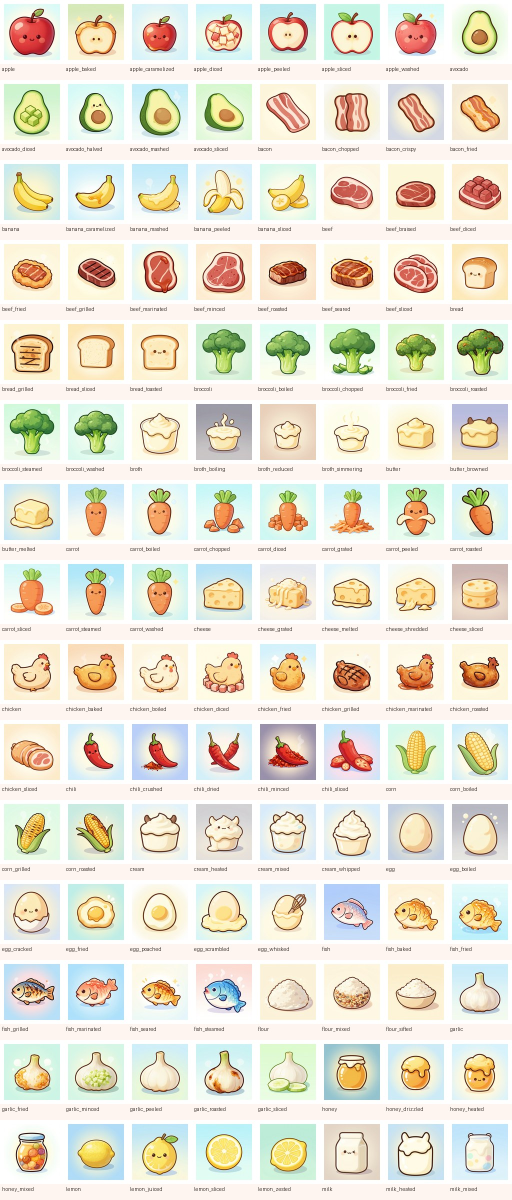
#> input picture .codex/asset_review/ingredient_states_sample.jpg, 1024 x 2400 px (shown at 1/2 size)
$ python create_kitchen_cooking_animation.py --source ../.codex/asset_review/ingredient_states_sample.jpg --out-dir out
#> lines starting #> are read from the running program, lines starting #| are printed output that depends on the picture
### tools/kitchen_animation/alignment.py
from __future__ import annotations

from collections import deque
from dataclasses import dataclass
from pathlib import Path
from typing import Tuple

import numpy as np
from PIL import Image


@dataclass
class PreparedLayer:
    role: str
    source_path: Path
    image: Image.Image
    anchor: Tuple[float, float]
    fill: float


# [69 lines left out: functions estimate_background_mask, remove_background, not called in this run]


def crop_to_alpha(image: Image.Image, padding: int = 10) -> Image.Image:
    alpha = np.asarray(image.getchannel("A"))
    ys, xs = np.where(alpha > 8)
    if len(xs) == 0 or len(ys) == 0:
        return image.copy()

    left = max(0, int(xs.min()) - padding)
    top = max(0, int(ys.min()) - padding)
    right = min(image.width, int(xs.max()) + padding + 1)
    bottom = min(image.height, int(ys.max()) + padding + 1)
    return image.crop((left, top, right, bottom))


def clear_hidden_rgb(image: Image.Image) -> Image.Image:
    """Avoid colour leaks from fully transparent source pixels in WebP/APNG.

    Generative sources often retain green-screen or white backdrop RGB values
    after the alpha channel is cut. Some animation decoders expose that hidden
    colour during frame disposal, so make transparent pixels neutral before
    compositing or encoding.
    """
    rgba = image.convert("RGBA")
    pixels = np.asarray(rgba).copy()
    pixels[pixels[:, :, 3] < 8, :3] = 0
    return Image.fromarray(pixels, mode="RGBA")


def anchor_for_role(role: str) -> tuple[float, float]:
    if role == "character":
        return (0.5, 0.96)
    if role == "food":
        return (0.5, 0.92)
    if role == "tool":
        return (0.5, 0.58)
    if role == "background":
        return (0.5, 0.5)
    return (0.5, 0.9)


def fill_for_role(role: str) -> float:
    if role == "character":
        return 0.52
    if role == "food":
        return 0.28
    if role == "tool":
        return 0.30
    if role == "background":
        return 1.0
    return 0.72


def prepare_layer(path: Path, role: str, remove_bg: bool) -> PreparedLayer:
    image = Image.open(path).convert("RGBA")
    if remove_bg:
        image = remove_background(image)
    image = clear_hidden_rgb(crop_to_alpha(image))
    return PreparedLayer(
        role=role,
        source_path=path,
        image=image,
        anchor=anchor_for_role(role),
        fill=fill_for_role(role),
    )


def composite_layer(
    canvas: Image.Image,
    layer: PreparedLayer,
    position: tuple[float, float],
    scale: float = 1.0,
    rotation_deg: float = 0.0,
    opacity: float = 1.0,
    fill_override: float | None = None,
) -> None:
    canvas_width, canvas_height = canvas.size
    target_fill = fill_override if fill_override is not None else layer.fill
    target_max_dim = max(1.0, min(canvas_width, canvas_height) * target_fill * scale)
    source_max_dim = max(layer.image.width, layer.image.height)
    resize_scale = target_max_dim / max(1.0, source_max_dim)

    resized = layer.image.resize(
        (
            max(1, round(layer.image.width * resize_scale)),
            max(1, round(layer.image.height * resize_scale)),
        ),
        Image.Resampling.LANCZOS,
    )
    if opacity < 1.0:
        alpha = resized.getchannel("A").point(lambda value: round(value * opacity))
        resized.putalpha(alpha)

    anchor_x = resized.width * layer.anchor[0]
    anchor_y = resized.height * layer.anchor[1]
    pad = int(max(resized.width, resized.height) * 1.8)
    pad = max(pad, resized.width + 32, resized.height + 32)
    padded = Image.new("RGBA", (pad, pad), (0, 0, 0, 0))
    center_x = pad // 2
    center_y = pad // 2
    padded.alpha_composite(
        resized,
        (round(center_x - anchor_x), round(center_y - anchor_y)),
    )

    if abs(rotation_deg) > 0.01:
        padded = padded.rotate(
            rotation_deg,
            resample=Image.Resampling.BICUBIC,
            center=(center_x, center_y),
        )

    target_x = round(position[0] * canvas_width - center_x)
    target_y = round(position[1] * canvas_height - center_y)
    canvas.alpha_composite(padded, (target_x, target_y))

### tools/kitchen_animation/exporters.py
from __future__ import annotations

import json
from pathlib import Path
from typing import Iterable

from PIL import Image


def ensure_dir(path: Path) -> None:
    path.mkdir(parents=True, exist_ok=True)


# [4 lines left out: function save_png_sequence, not called in this run]


def save_animation(
    frames: list[Image.Image],
    output_path: Path,
    fmt: str,
    fps: int,
    loop: int = 0,
) -> None:
    ensure_dir(output_path.parent)
    duration = max(1, round(1000 / max(1, fps)))

    if fmt == "png-sequence":
        save_png_sequence(frames, output_path)
        return

    if fmt == "webp":
        frames[0].save(
            output_path,
            save_all=True,
            append_images=frames[1:],
            format="WEBP",
            duration=duration,
            loop=loop,
            lossless=True,
            quality=86,
            method=6,
        )
        return

    if fmt == "apng":
        frames[0].save(
            output_path,
            save_all=True,
            append_images=frames[1:],
            format="PNG",
            duration=duration,
            loop=loop,
            disposal=2,
        )
        return

    if fmt == "gif":
        frames[0].save(
            output_path,
            save_all=True,
            append_images=frames[1:],
            format="GIF",
            duration=duration,
            loop=loop,
            disposal=2,
            optimize=False,
        )
        return

    raise ValueError(f"Unsupported format: {fmt}")


def write_manifest(path: Path, payload: dict) -> None:
    ensure_dir(path.parent)
    path.write_text(json.dumps(payload, indent=2), encoding="utf-8")

### tools/kitchen_animation/presets.py
from __future__ import annotations

import math
from dataclasses import dataclass

from .easing import ease_in_out, interpolate, ping_pong, pulse


@dataclass(frozen=True)
class PresetSpec:
    name: str
    duration_ms: int
    fps: int
    canvas_size: tuple[int, int]
    preferred_format: str
    effect: str | None = None


PRESETS = {
    "idle": PresetSpec("idle", duration_ms=1600, fps=12, canvas_size=(512, 512), preferred_format="webp"),
    "chop": PresetSpec("chop", duration_ms=1400, fps=14, canvas_size=(512, 512), preferred_format="webp", effect="sparkle"),
    "stir": PresetSpec("stir", duration_ms=1800, fps=14, canvas_size=(512, 512), preferred_format="webp", effect="steam"),
    "whisk": PresetSpec("whisk", duration_ms=1500, fps=16, canvas_size=(512, 512), preferred_format="webp"),
    "sprinkle": PresetSpec("sprinkle", duration_ms=1400, fps=14, canvas_size=(512, 512), preferred_format="webp", effect="sparkle"),
    "simmer": PresetSpec("simmer", duration_ms=2200, fps=12, canvas_size=(512, 512), preferred_format="webp", effect="steam"),
    "plate": PresetSpec("plate", duration_ms=1800, fps=12, canvas_size=(512, 512), preferred_format="webp", effect="sparkle"),
}

# Every selectable action resolves to one small, predictable motion grammar.
# The aliases keep exports consistent while avoiding 45 near-identical loops.
PRESET_ALIASES = {
    "wash": "simmer", "peel": "chop", "trim": "chop", "halve": "chop", "slice": "chop", "dice": "chop", "mince": "chop", "julienne": "chop", "grate": "chop", "crush": "chop", "mash": "chop", "mix": "stir", "toss": "stir", "knead": "whisk", "fold": "stir", "roll": "whisk", "marinate": "stir", "bread_batter": "sprinkle", "blend": "whisk", "puree": "whisk", "saute": "stir", "stir_fry": "stir", "fry": "simmer", "deep_fry": "simmer", "sear": "simmer", "blanch": "simmer", "boil": "simmer", "poach": "simmer", "steam": "simmer", "braise": "simmer", "bake": "simmer", "roast": "simmer", "grill": "simmer", "smoke": "simmer", "toast": "simmer", "scramble": "stir", "reduce": "stir", "drizzle": "sprinkle", "garnish": "sprinkle", "plate": "plate",
}


def get_preset(name: str) -> PresetSpec:
    name = PRESET_ALIASES.get(name, name)
    if name not in PRESETS:
        supported = ", ".join(sorted(PRESETS))
        raise ValueError(f"Unsupported preset '{name}'. Choose one of: {supported}")
    return PRESETS[name]


def base_position(role: str) -> tuple[float, float]:
    positions = {
        "background": (0.5, 0.5),
        "character": (0.5, 0.92),
        "food": (0.52, 0.78),
        "tool": (0.58, 0.70),
        "subject": (0.5, 0.84),
    }
    return positions.get(role, (0.5, 0.82))


def layer_transform(preset: str, role: str, t: float) -> dict[str, float | tuple[float, float]]:
    preset = PRESET_ALIASES.get(preset, preset)
    wave = math.sin(t * math.tau)
    bob = math.sin(t * math.tau) * 0.01

    position = base_position(role)
    scale = 1.0
    rotation = 0.0
    opacity = 1.0

    if role == "background":
        return {
            "position": position,
            "scale": 1.0,
            "rotation": 0.0,
            "opacity": 1.0,
        }

    if role == "character":
        position = (position[0], position[1] + bob)
        scale = 1.0 + 0.02 * pulse(t, cycles=1.0)
        rotation = 0.8 * wave

    if role == "subject":
        position = (position[0], position[1] + bob)
        scale = 1.0 + 0.025 * pulse(t, cycles=1.0)
        rotation = 0.6 * wave

    if preset == "idle":
        if role == "food":
            scale = 1.0 + 0.02 * pulse(t)
        if role == "tool":
            rotation = 2.0 * wave

    if preset == "chop":
        stroke = ping_pong(t, cycles=2.0)
        if role == "tool":
            position = (0.60, 0.69 - 0.05 * stroke)
            rotation = interpolate(-24.0, 16.0, stroke, easing="back_out")
            scale = 1.0 + 0.04 * stroke
        elif role == "food":
            position = (0.52, 0.79 + 0.01 * stroke)
            scale = 1.0 - 0.05 * stroke
        elif role == "character":
            position = (0.5, 0.92 + 0.01 * stroke)

    if preset == "stir":
        angle = t * math.tau
        if role == "tool":
            position = (0.58 + 0.04 * math.cos(angle), 0.71 + 0.025 * math.sin(angle))
            rotation = 20.0 * math.sin(angle)
        elif role == "food":
            position = (0.52 + 0.01 * math.sin(angle), 0.79 + 0.005 * math.cos(angle))
            scale = 1.0 + 0.02 * pulse(t, cycles=2.0)

    if preset == "whisk":
        angle = t * math.tau * 1.5
        if role == "tool":
            position = (0.58 + 0.035 * math.cos(angle), 0.68 + 0.03 * math.sin(angle))
            rotation = 28.0 * math.sin(angle)
        elif role == "food":
            scale = 1.0 + 0.03 * pulse(t, cycles=2.0)
            position = (0.52, 0.79 - 0.01 * pulse(t, cycles=2.0))

    if preset == "sprinkle":
        drop = ease_in_out(t)
        if role == "tool":
            position = (0.60, 0.60 + 0.06 * drop)
            rotation = -18.0 + 24.0 * drop
        elif role == "food":
            scale = 1.0 + 0.02 * pulse(t)

    if preset == "simmer":
        if role == "food":
            position = (0.52, 0.79 + 0.01 * wave)
            scale = 1.0 + 0.025 * pulse(t, cycles=2.0)
        elif role == "character":
            position = (0.5, 0.925 + 0.008 * wave)

    if preset == "plate":
        settle = pulse(t, cycles=1.0)
        if role == "food":
            position = (0.52, 0.77 + 0.02 * (1.0 - settle))
            scale = 0.96 + 0.05 * settle
        elif role == "tool":
            position = (0.63, 0.69 + 0.02 * settle)
            rotation = 14.0 * (1.0 - settle)

    return {
        "position": position,
        "scale": scale,
        "rotation": rotation,
        "opacity": opacity,
    }

### tools/kitchen_animation/easing.py
from __future__ import annotations

import math


def clamp01(value: float) -> float:
    return max(0.0, min(1.0, value))


def linear(t: float) -> float:
    return clamp01(t)


def ease_in_out(t: float) -> float:
    t = clamp01(t)
    return 0.5 - 0.5 * math.cos(t * math.pi)


def ease_out(t: float) -> float:
    t = clamp01(t)
    return 1.0 - (1.0 - t) * (1.0 - t)


# [5 lines left out: function back_out, not called in this run]


def pulse(t: float, cycles: float = 1.0) -> float:
    return 0.5 - 0.5 * math.cos(clamp01(t) * math.tau * cycles)


def ping_pong(t: float, cycles: float = 1.0) -> float:
    return abs(math.sin(clamp01(t) * math.tau * cycles))


# [9 lines left out: function interpolate, not called in this run]

### tools/create_kitchen_cooking_animation.py
#!/usr/bin/env python3
"""Build lightweight Kitchen Diary cooking loops from transparent image layers.

This adapts the small-toolkit shape of Anthropic's Slack GIF creator to
Kitchen Diary's needs:
- transparent-first exports for app use
- pet-character alignment via anchor-based compositing
- simple cooking motion presets
- lightweight animated WebP, APNG, GIF, or PNG sequences
"""

from __future__ import annotations

import argparse
import math
from pathlib import Path

from PIL import Image, ImageDraw

from kitchen_animation.alignment import composite_layer, prepare_layer
from kitchen_animation.exporters import save_animation, write_manifest
from kitchen_animation.presets import PRESETS, PRESET_ALIASES, get_preset, layer_transform


def parse_canvas(value: str) -> tuple[int, int]:
    width_str, height_str = value.lower().split("x", maxsplit=1)
    return int(width_str), int(height_str)


def parse_args() -> argparse.Namespace:
    parser = argparse.ArgumentParser()
    parser.add_argument("--preset", default="idle", choices=sorted(set(PRESETS) | set(PRESET_ALIASES)))
    parser.add_argument("--source", type=Path, help="Single-layer source image.")
    parser.add_argument("--character", type=Path, help="Transparent pet character layer.")
    parser.add_argument("--food", type=Path, help="Transparent food layer.")
    parser.add_argument("--tool", type=Path, help="Transparent tool layer.")
    parser.add_argument("--background", type=Path, help="Optional background layer.")
    parser.add_argument("--out-dir", type=Path, required=True)
    parser.add_argument("--name", default="kitchen-loop")
    parser.add_argument(
        "--format",
        choices=["webp", "apng", "gif", "png-sequence"],
        default=None,
    )
    parser.add_argument("--canvas", default=None, help="Canvas size like 512x512.")
    parser.add_argument("--fps", type=int, default=0)
    parser.add_argument("--duration-ms", type=int, default=0)
    parser.add_argument(
        "--remove-background",
        action="store_true",
        help="Try to cut out opaque sources before animating them.",
    )
    parser.add_argument("--write-manifest", action="store_true")
    return parser.parse_args()


def build_layers(args: argparse.Namespace) -> list:
    layers = []
    if args.background:
        layers.append(prepare_layer(args.background, "background", remove_bg=False))
    if args.character:
        layers.append(
            prepare_layer(
                args.character,
                "character",
                remove_bg=args.remove_background,
            )
        )
    if args.food:
        layers.append(
            prepare_layer(
                args.food,
                "food",
                remove_bg=args.remove_background,
            )
        )
    if args.tool:
        layers.append(
            prepare_layer(
                args.tool,
                "tool",
                remove_bg=args.remove_background,
            )
        )
    if args.source:
        layers.append(
            prepare_layer(
                args.source,
                "subject",
                remove_bg=args.remove_background,
            )
        )

    if not layers:
        raise SystemExit(
            "Provide at least one layer with --source, --character, --food, or --tool."
        )
    return layers


def draw_effect(canvas: Image.Image, preset_name: str, t: float) -> None:
    draw = ImageDraw.Draw(canvas, "RGBA")
    width, height = canvas.size
    resolved_preset = PRESET_ALIASES.get(preset_name, preset_name)

    if PRESETS[resolved_preset].effect == "steam":
        for index in range(3):
            phase = (t + index * 0.19) % 1.0
            x = width * (0.44 + index * 0.06 + 0.015 * math.sin(phase * math.tau))
            y_top = height * (0.40 - 0.08 * phase)
            y_bottom = height * 0.66
            draw.line(
                [(x, y_bottom), (x - 10 * math.sin(phase * math.tau), y_top)],
                fill=(255, 255, 255, round(110 * (1.0 - phase))),
                width=6,
            )

    if PRESETS[resolved_preset].effect == "sparkle":
        sparkle_phase = abs(math.sin(t * math.tau))
        sparkle_positions = [(0.32, 0.32), (0.72, 0.28), (0.76, 0.64)]
        for index, (px, py) in enumerate(sparkle_positions):
            size = 8 + round(10 * abs(math.sin((t + index * 0.17) * math.tau)))
            alpha = round(180 * sparkle_phase)
            cx = round(width * px)
            cy = round(height * py)
            draw.line(
                [(cx - size, cy), (cx + size, cy)],
                fill=(255, 215, 88, alpha),
                width=3,
            )
            draw.line(
                [(cx, cy - size), (cx, cy + size)],
                fill=(255, 215, 88, alpha),
                width=3,
            )


def render_frames(
    preset_name: str,
    layers: list,
    canvas_size: tuple[int, int],
    frame_count: int,
) -> list[Image.Image]:
    frames: list[Image.Image] = []
    for index in range(frame_count):
        t = index / frame_count
        frame = Image.new("RGBA", canvas_size, (0, 0, 0, 0))
        for layer in layers:
            transform = layer_transform(preset_name, layer.role, t)
            composite_layer(
                frame,
                layer,
                position=transform["position"],
                scale=float(transform["scale"]),
                rotation_deg=float(transform["rotation"]),
                opacity=float(transform["opacity"]),
            )
        draw_effect(frame, preset_name, t)
        frames.append(frame)
    return frames


def main() -> None:
    args = parse_args()
    preset = get_preset(args.preset)
    output_format = args.format or preset.preferred_format
    canvas_size = parse_canvas(args.canvas) if args.canvas else preset.canvas_size
    fps = args.fps or preset.fps
    duration_ms = args.duration_ms or preset.duration_ms
    frame_count = max(2, round((duration_ms / 1000.0) * fps))

    layers = build_layers(args)
#> in crop_to_alpha, `left = max(0, int(xs.min()) - padding)`: left = 0
#> in crop_to_alpha, `right = min(image.width, int(xs.max()) + padding + 1)`: right = 1024
#> in crop_to_alpha, `bottom = min(image.height, int(ys.max()) + padding + 1)`: bottom = 2400
#> layers = 1 item
    frames = render_frames(args.preset, layers, canvas_size, frame_count)
#> the loop in render_frames, `for index in range(frame_count):` made 19 passes
#> pass 1, in composite_layer, `resized = layer.image.resize( ( max(1, round(layer.image.width * resiz..`:
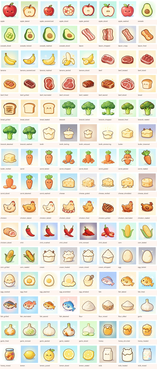
#> resized: PIL image 157x369 RGBA; mean R, G, B, A 232.5, 228.1, 212.8, 255
#> pass 2, in composite_layer (call 2), `padded = padded.rotate( rotation_deg, resample=Image.Resampling.BICUBI..`:
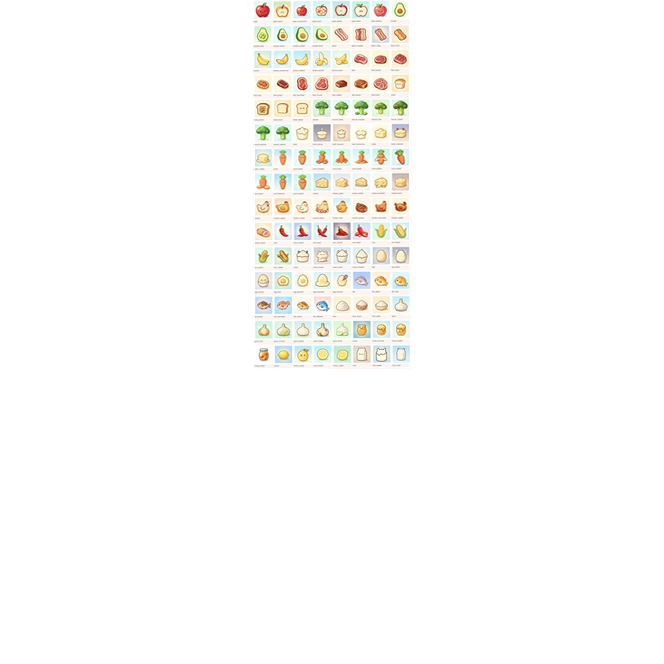
#> padded: PIL image 664x664 RGBA; mean R, G, B, A 30.7, 30.2, 28.2, 33.5; transparent parts drawn white
#> after the loop in render_frames, `for index in range(frame_count):`:
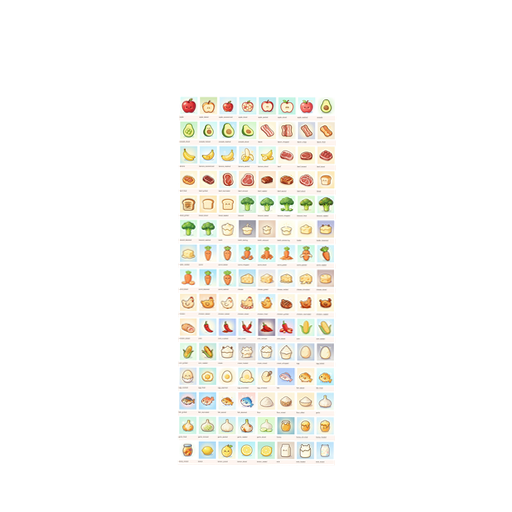
#> frame: PIL image 512x512 RGBA; mean R, G, B, A 51.7, 50.7, 47.4, 56.4; transparent parts drawn white
#> after the loop in render_frames, `for index in range(frame_count):`: frames = 19 items
#> frames = 19 items

    extension = {
        "webp": "webp",
        "apng": "png",
        "gif": "gif",
        "png-sequence": "",
    }[output_format]
    output_path = (
        args.out_dir / args.name
        if output_format == "png-sequence"
        else args.out_dir / f"{args.name}.{extension}"
    )
    save_animation(frames, output_path, fmt=output_format, fps=fps)
#> in save_animation, `frames[0].save( output_path, save_all=True, append_images=frames[1:], ..`:
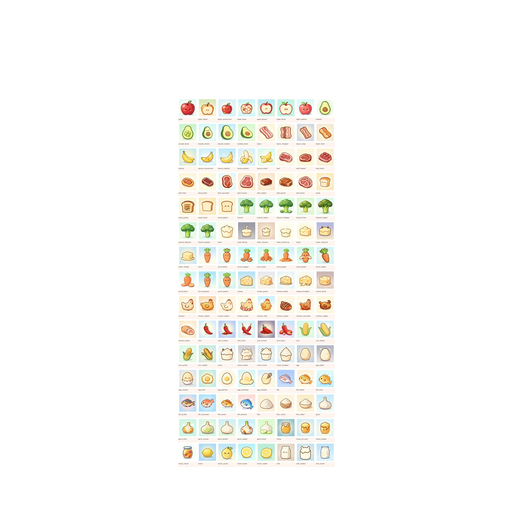
#> saved as kitchen-loop.webp: PIL image 512x512 RGBA; mean R, G, B, A 51.4, 50.4, 47, 56.4; transparent parts drawn white

    if args.write_manifest:
        manifest_path = args.out_dir / f"{args.name}.json"
        write_manifest(
            manifest_path,
            {
                "preset": args.preset,
                "format": output_format,
                "canvasSize": list(canvas_size),
                "fps": fps,
                "durationMs": duration_ms,
                "frameCount": frame_count,
                "layers": [
                    {
                        "role": layer.role,
                        "path": str(layer.source_path),
                    }
                    for layer in layers
                ],
                "output": str(output_path),
            },
        )

    print(f"Saved {output_format} animation to {output_path}")


if __name__ == "__main__":
    main()
